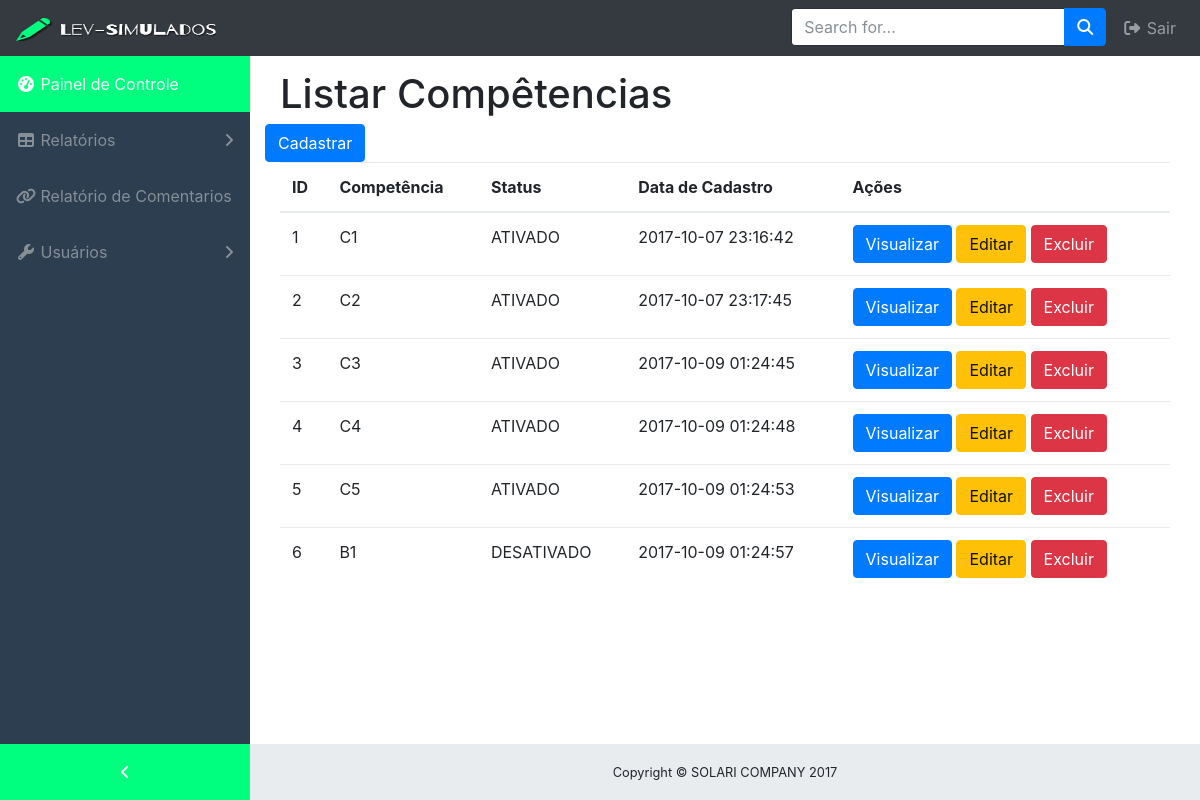
Page /index.php?op=relatorio_tpcompetencia on the committed database.
### tables this page shows
CREATE TABLE TIPO_COMPETENCIA(
	ID_COMPETENCIA INT PRIMARY KEY AUTO_INCREMENT NOT NULL,
	NM_COMPETENCIA VARCHAR(30),
	STATUS_COMPETENCIA VARCHAR(15),
	DATA_CADASTRO DATETIME);

### classes/TipoCompetencia.class.php (called while the page is built, shortened)
<?php
include_once "Conexao.class.php";
include_once "Funcoes.class.php";
class TipoCompetencia {
    private $con;
    public function __construct() {
        $this->con = new Conexao();
    }
    public function querySelect() {
        try {
            $cst = $this->con->conectar()->prepare("SELECT `ID_COMPETENCIA`, `NM_COMPETENCIA`, `STATUS_COMPETENCIA`, `DATA_CADASTRO` FROM `TIPO_COMPETENCIA`;");
            $cst->execute();
            return $cst->fetchAll();
        } catch (PDOException $ex) {
            return 'erro ' . $ex->getMessage();
        }
    }
}

### classes/Conexao.class.php (called while the page is built)
<?php
class Conexao{
    private $usuario;
    private $senha;
    private $banco;
    private $servidor;
    private static $pdo;
    public function __construct(){
        $this->servidor = "localhost";
        $this->banco = "lev_db";
        $this->usuario = "root";
        $this->senha = "";
    }
    public function conectar(){
        try{
            if(is_null(self::$pdo)){
                self::$pdo = new PDO("mysql:host=".$this->servidor.";dbname=".$this->banco, $this->usuario, $this->senha);
            }
            return self::$pdo;
        } catch (PDOException $ex) {
			echo $ex->getMessage();
        }
    }
}
?>

### classes/Funcoes.class.php (called while the page is built, shortened)
<?php
class Funcoes {
    public function tratarCaracter($vlr, $tipo){
	switch($tipo){
            case 2: $rst = utf8_encode($vlr); break;
        }
        return $rst;
    }
}
?>

### Relatorios/relatorio_tpcompetencia.php (the view, shortened to what this page needs)
<?php
require_once 'classes/TipoCompetencia.class.php';
require_once 'classes/Funcoes.class.php';
$objFcs = new Funcoes();
$objtpc = new TipoCompetencia();
            ?>
<div class="container theme-showcase" role="main">
    <div class="page-header">
        <h1>Listar Compêtencias</h1>
    </div>
    <div class="row">
        <div class="pull-right">
            <button type="button" class="btn btn-xs btn-primary" data-toggle="modal" data-target="#modalCadastrarCompetencia">Cadastrar</button>
        </div>
    </div>
    <div class="row">
        <div class="col-md-12">
            <table class="table">
                <thead>
                    <tr>
                        <th>ID</th>
                        <th>Competência</th>
                        <th>Status</th>
                        <th>Data de Cadastro</th>
                        <th>Ações</th>
                    </tr>
                </thead>
                <tbody>
                    <?php foreach ($objtpc->querySelect() as $rst) { ?>
                        <tr>
                            <td><?= $rst['ID_COMPETENCIA']; ?></td>
                            <td><?= $objFcs->tratarCaracter($rst['NM_COMPETENCIA'], 2) ?></td>
                            <td><?= $objFcs->tratarCaracter($rst['STATUS_COMPETENCIA'], 2) ?></td>
                            <td><?= $rst['DATA_CADASTRO']; ?></td>
                            <td>
                                <button type="button" class="btn btn-xs btn-primary" data-toggle="modal" data-target="#modalDetalhes<?= $rst['ID_COMPETENCIA']; ?>">Visualizar</button>
                                <button type="button" class="btn btn-xs btn-warning" data-toggle="modal" data-target="#modalEditarCompetencia" data-whatever="<?php echo $rst['ID_COMPETENCIA']; ?>" data-whatevernome="<?php echo $objFcs->tratarCaracter($rst['NM_COMPETENCIA'], 2) ?>" >Editar</button>
                                <button type="button" class="btn btn-xs btn-danger" data-toggle="modal" data-target="#modalExcluirCompetencia" data-whatever="<?php echo $rst['ID_COMPETENCIA']; ?>" data-whatevernome="<?php echo $objFcs->tratarCaracter($rst['NM_COMPETENCIA'], 2) ?>" >Excluir</button>
                            </td>
                        </tr>
                    <?php } ?>
                </tbody>
            </table>
        </div>
    </div>
</div>

### index.php (shortened to what this page needs)
<!DOCTYPE html>
<html lang="pt-br">
    <head>
        <link href="vendor/bootstrap/css/bootstrap.min.css" rel="stylesheet">
        <link href="css/css-form.css" rel="stylesheet">
        <link href="vendor/font-awesome/css/font-awesome.min.css" rel="stylesheet" type="text/css">
        <link href="vendor/datatables/dataTables.bootstrap4.css" rel="stylesheet">
        <link href="css/sb-admin.css" rel="stylesheet">
    </head>
    <body class="fixed-nav sticky-footer bg-dark" id="page-top">
        <nav class="navbar navbar-expand-lg navbar-dark bg-dark fixed-top" id="mainNav">
            <a class="navbar-brand" href="#"><img src="images/logo-lev.png" width="200" height="23" /> </a>
            <div class="collapse navbar-collapse" id="navbarResponsive">
                <ul class="navbar-nav navbar-sidenav" id="exampleAccordion">
                    <li class="nav-item active" data-toggle="tooltip" data-placement="right" title="Dashboard">
                        <a class="nav-link" href="Index.php">
                            <i class="fa fa-fw fa-dashboard"></i>
                            <span class="nav-link-text">
                                Painel de Controle</span>
                        </a>
                    </li>
                    <li class="nav-item" data-toggle="tooltip" data-placement="right" title="Relatórios">
                        <a class="nav-link nav-link-collapse collapsed" data-toggle="collapse" href="#relatorios_drop" data-parent="#exampleAccordion">
                            <i class="fa fa-fw fa-table"></i>
                            <span class="nav-link-text">
                                Relatórios</span>
                        </a>
                    </li>
                    <li class="nav-item" data-toggle="tooltip" data-placement="right" title="Link">
                        <a class="nav-link" href="#">
                            <i class="fa fa-fw fa-link"></i>
                            <span class="nav-link-text">
                                Relatório de Comentarios</span>
                        </a>
                    </li>
                    <li class="nav-item" data-toggle="tooltip" data-placement="right" title="Components">
                        <a class="nav-link nav-link-collapse collapsed" data-toggle="collapse" href="#collapseComponents" data-parent="#exampleAccordion">
                            <i class="fa fa-fw fa-wrench"></i>
                            <span class="nav-link-text">
                                Usuários </span>
                        </a>
                    </li>
                </ul>
                <ul class="navbar-nav sidenav-toggler">
                    <li class="nav-item">
                        <a class="nav-link text-center" id="sidenavToggler">
                            <i class="fa fa-fw fa-angle-left"></i>
                        </a>
                    </li>
                </ul>
                <ul class="navbar-nav ml-auto">
                    <li class="nav-item">
                        <form class="form-inline my-2 my-lg-0 mr-lg-2">
                            <div class="input-group">
                                <input type="text" class="form-control" placeholder="Search for...">
                                <span class="input-group-btn">
                                    <button class="btn btn-primary" type="button">
                                        <i class="fa fa-search"></i>
                                    </button>
                                </span>
                            </div>
                        </form>
                    </li>
                    <li class="nav-item">
                        <a class="nav-link" data-toggle="modal" data-target="#exampleModal">
                            <i class="fa fa-fw fa-sign-out"></i>
                            Sair</a>
                    </li>
                </ul>
            </div>
        </nav>
        <div class="content-wrapper">
            <div class="container-fluid">
                <?php
                if ($_GET) {
                    if (isset($_GET['op'])) {
                        $op = $_GET['op'];
                        if ($op == "relatorio_tpcompetencia") {
                            include './Relatorios/relatorio_tpcompetencia.php';
                        }
                    }
                }
                ?>
            </div>
        </div>
        <footer class="sticky-footer">
            <div class="container">
                <div class="text-center">
                    <small>Copyright &copy; SOLARI COMPANY 2017</small>
                </div>
            </div>
        </footer>
    </body>
</html>

### css/sb-admin.css (style rules this page uses)
html { position: relative; min-height: 100%; }
body.sticky-footer { margin-bottom: 56px; }
body.sticky-footer .content-wrapper { min-height: calc(100vh - 56px - 56px); }
body.fixed-nav { padding-top: 56px; }
.bg-dark { background-color: #2c3e50; }
.content-wrapper { min-height: calc(100vh - 56px); padding-top: 1rem; }
#mainNav .navbar-collapse { overflow: auto; max-height: 75vh; }
#mainNav .navbar-collapse .navbar-nav .nav-item .nav-link { cursor: pointer; }
#mainNav .navbar-collapse .navbar-sidenav .nav-link-collapse:after { float: right; content: '\f107'; font-family: 'FontAwesome'; }
#mainNav .navbar-collapse .navbar-sidenav .nav-link-collapse.collapsed:after { content: '\f105'; }
#mainNav .navbar-collapse .sidenav-toggler { display: none; }
@media (min-width: 992px) { #mainNav .navbar-brand { width: 250px; } }
@media (min-width: 992px) { #mainNav .navbar-collapse { overflow: visible; max-height: none; } }
@media (min-width: 992px) { #mainNav .navbar-collapse .navbar-sidenav { position: absolute; top: 0; left: 0; overflow-x: hidden; overflow-y: auto; -webkit-flex-direction: column; -ms-flex-direction: column; flex-direction: column; margin-top: 56px; } }
@media (min-width: 992px) { #mainNav .navbar-collapse .navbar-sidenav > .nav-item { width: 250px; padding: 0; } }
@media (min-width: 992px) { #mainNav .navbar-collapse .navbar-sidenav > .nav-item > .nav-link { padding: 1em; } }
#mainNav.navbar-dark .navbar-collapse .navbar-sidenav .nav-link-collapse:after { color: #868e96; }
#mainNav.navbar-dark .navbar-collapse .navbar-sidenav > .nav-item > .nav-link { color: #868e96; }
@media (min-width: 992px) { #mainNav.navbar-dark .navbar-collapse .navbar-sidenav { background: #2c3e50; } }
@media (min-width: 992px) { #mainNav.navbar-dark .navbar-collapse .navbar-sidenav li.active a { color: white !important; background-color: #00ff7f; } }
#mainNav.fixed-top .sidenav-toggler { display: none; }
@media (min-width: 992px) { #mainNav.fixed-top .navbar-sidenav { height: calc(100vh - 112px); } }
@media (min-width: 992px) { #mainNav.fixed-top .sidenav-toggler { position: absolute; top: 0; left: 0; display: flex; overflow-x: hidden; overflow-y: auto; -webkit-flex-direction: column; -ms-flex-direction: column; flex-direction: column; margin-top: calc(100vh - 56px); } }
@media (min-width: 992px) { #mainNav.fixed-top .sidenav-toggler > .nav-item { width: 250px; padding: 0; } }
@media (min-width: 992px) { #mainNav.fixed-top .sidenav-toggler > .nav-item > .nav-link { padding: 1em; } }
#mainNav.fixed-top.navbar-dark .sidenav-toggler { background-color: #00ff7f; }
#mainNav.fixed-top.navbar-dark .sidenav-toggler a i { color: #ffffff; }
.content-wrapper { overflow-x: hidden; background: white; }
@media (min-width: 992px) { .content-wrapper { margin-left: 250px; } }
#sidenavToggler i { font-weight: 800; }
footer.sticky-footer { position: absolute; right: 0; bottom: 0; width: 100%; height: 56px; background-color: #e9ecef; line-height: 55px; }
@media (min-width: 992px) { footer.sticky-footer { width: calc(100% - 250px); } }

### rows in the picture
tipo_competencia: ID_COMPETENCIA "1", NM_COMPETENCIA "C1", STATUS_COMPETENCIA "ATIVADO", DATA_CADASTRO "2017-10-07 23:16:42"
tipo_competencia: ID_COMPETENCIA "2", NM_COMPETENCIA "C2", STATUS_COMPETENCIA "ATIVADO", DATA_CADASTRO "2017-10-07 23:17:45"
tipo_competencia: ID_COMPETENCIA "3", NM_COMPETENCIA "C3", STATUS_COMPETENCIA "ATIVADO", DATA_CADASTRO "2017-10-09 01:24:45"
tipo_competencia: ID_COMPETENCIA "4", NM_COMPETENCIA "C4", STATUS_COMPETENCIA "ATIVADO", DATA_CADASTRO "2017-10-09 01:24:48"
tipo_competencia: ID_COMPETENCIA "5", NM_COMPETENCIA "C5", STATUS_COMPETENCIA "ATIVADO", DATA_CADASTRO "2017-10-09 01:24:53"
tipo_competencia: ID_COMPETENCIA "6", NM_COMPETENCIA "B1", STATUS_COMPETENCIA "DESATIVADO", DATA_CADASTRO "2017-10-09 01:24:57"
